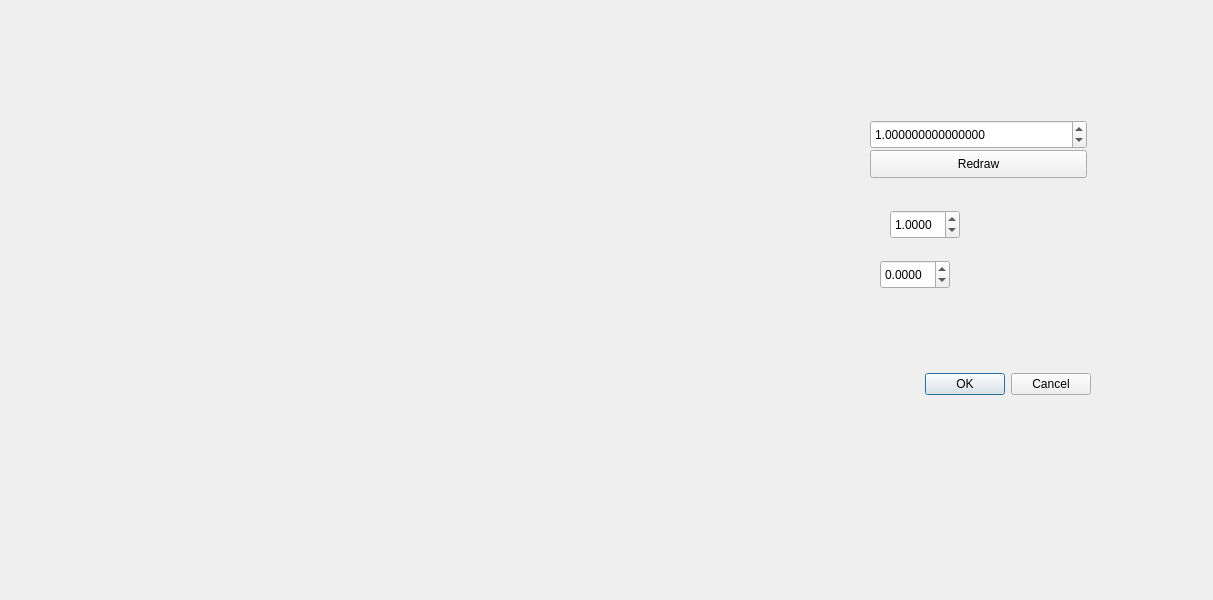
<?xml version="1.0" encoding="UTF-8"?>
<ui version="4.0">
 <class>ScaleDialog</class>
 <widget class="QDialog" name="ScaleDialog">
  <property name="geometry">
   <rect>
    <x>0</x>
    <y>0</y>
    <width>1213</width>
    <height>600</height>
   </rect>
  </property>
  <property name="windowTitle">
   <string>Dialog</string>
  </property>
  <widget class="QDoubleSpinBox" name="sigmaSpinBox">
   <property name="geometry">
    <rect>
     <x>870</x>
     <y>120</y>
     <width>217</width>
     <height>29</height>
    </rect>
   </property>
   <property name="decimals">
    <number>15</number>
   </property>
   <property name="maximum">
    <double>10000000.000000000000000</double>
   </property>
   <property name="value">
    <double>1.000000000000000</double>
   </property>
  </widget>
  <widget class="QPushButton" name="redrawButton">
   <property name="geometry">
    <rect>
     <x>870</x>
     <y>150</y>
     <width>217</width>
     <height>28</height>
    </rect>
   </property>
   <property name="text">
    <string>Redraw</string>
   </property>
  </widget>
  <widget class="QCustomPlot" name="plotWidget" native="true">
   <property name="geometry">
    <rect>
     <x>20</x>
     <y>10</y>
     <width>821</width>
     <height>581</height>
    </rect>
   </property>
  </widget>
  <widget class="QDialogButtonBox" name="buttonBox">
   <property name="geometry">
    <rect>
     <x>880</x>
     <y>370</y>
     <width>211</width>
     <height>28</height>
    </rect>
   </property>
   <property name="orientation">
    <enum>Qt::Horizontal</enum>
   </property>
   <property name="standardButtons">
    <set>QDialogButtonBox::Cancel|QDialogButtonBox::Ok</set>
   </property>
  </widget>
  <widget class="QDoubleSpinBox" name="spinBoxA">
   <property name="geometry">
    <rect>
     <x>890</x>
     <y>210</y>
     <width>70</width>
     <height>29</height>
    </rect>
   </property>
   <property name="decimals">
    <number>4</number>
   </property>
   <property name="minimum">
    <double>-1000.000000000000000</double>
   </property>
   <property name="maximum">
    <double>1000.000000000000000</double>
   </property>
   <property name="value">
    <double>1.000000000000000</double>
   </property>
  </widget>
  <widget class="QDoubleSpinBox" name="spinBoxB">
   <property name="geometry">
    <rect>
     <x>880</x>
     <y>260</y>
     <width>70</width>
     <height>29</height>
    </rect>
   </property>
   <property name="decimals">
    <number>4</number>
   </property>
   <property name="minimum">
    <double>-1000.000000000000000</double>
   </property>
   <property name="maximum">
    <double>1000.000000000000000</double>
   </property>
  </widget>
 </widget>
 <customwidgets>
  <customwidget>
   <class>QCustomPlot</class>
   <extends>QWidget</extends>
   <header>Externals/qcustomplot.h</header>
   <container>1</container>
  </customwidget>
 </customwidgets>
 <resources/>
 <connections/>
</ui>
